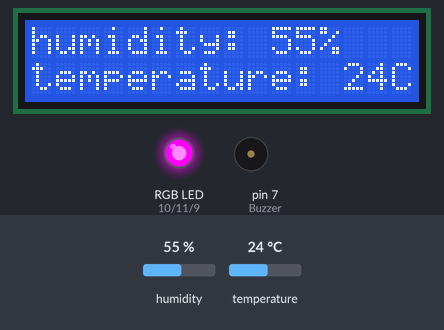
Simulated run of this sketch. Board: Arduino Uno, built with avr-gcc and run on an emulated ATmega328P. On the bench: 16×2 character LCD, an RGB LED mixed from three pins (HIGH = lit), buzzer (waves = sounding). Dashed ring = blinking. Inputs (shaded band) come from the test bench; at power-on: temperature 24 °C, humidity 55 %.

Above: at 1.2 s.
1.3 s: temperature set to 27 °C
At 2.9 s:
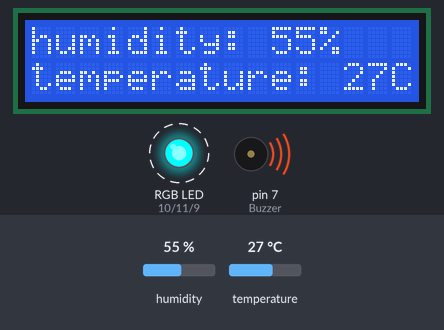
7.4 s: temperature set to 12 °C
At 9.6 s:
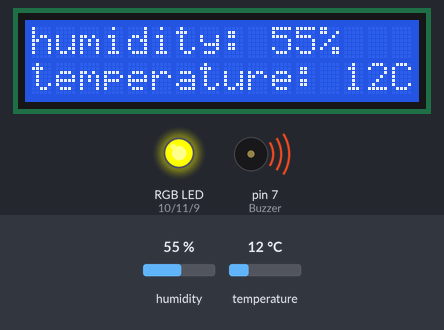
10.2 s: humidity set to 22 %
At 11.7 s:
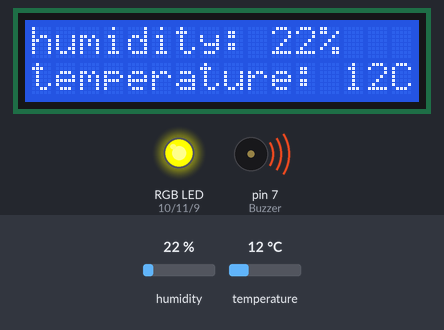
13.0 s: humidity set to 40 %
At 15.9 s:
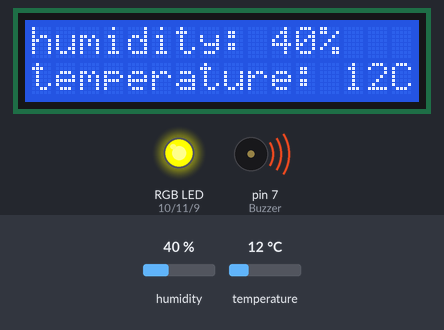
Timing chart, 0 to 17.0 s (numbered marks = the images above; inputs shaded):
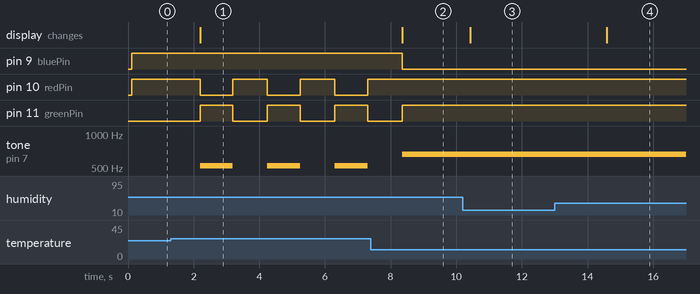

The sketch:

LCD_TEMP_RGB_buzzer.ino
```cpp
#include <Wire.h>
#include <LiquidCrystal_I2C.h>
LiquidCrystal_I2C lcd(0x27,16,2); // 접근주소: 0x3F or 0x27
#include <DHT.h> //15번코드
#define DHTPIN A1
#define DHTTYPE DHT11
DHT dht(DHTPIN, DHTTYPE);
int redPin = 10; //2번코드
int greenPin = 11;
int bluePin = 9;
int Buzzer = 7; //7번코드

void setup()
{
  lcd.init();
  lcd.backlight();
   pinMode(redPin, OUTPUT);
 pinMode(greenPin, OUTPUT);
 pinMode(bluePin, OUTPUT);
   pinMode(Buzzer, OUTPUT);

}

void loop()
{
  int h = dht.readHumidity();
  int t = dht.readTemperature();
  lcd.setCursor(0,0);
  lcd.print("humidity: ");lcd.print(h);lcd.print("%");
  lcd.setCursor(0,1);
  lcd.print("temperature: ");lcd.print(t);lcd.print("C");

  if(t>=26){
    setColor(0, 255, 255); // 2번코드
    tone(Buzzer, 523);
    delay(1000);
  }
  if(t<20){
  setColor(255, 255, 0); // blue
    tone(Buzzer, 659);
  delay(1000);
  }
  if(t<26, t>20) {
      setColor(255, 0, 255); // green
      noTone(Buzzer);
  delay(1000);

  }
}

void setColor(int red, int green, int blue) //2번 코드
{
  analogWrite(redPin, red);
  analogWrite(greenPin, green);
  analogWrite(bluePin, blue);
}
```

Measured:
- the behaviour switches between 25 and 26 °C on temperature (found by bisection; images 0 and 1)
- after the input at 1.3 s, pin 10 (redPin): alternates HIGH for 1.1 s and LOW for 1.0 s, starting after 0.90 s; pin 11 (greenPin): alternates HIGH for 1.0 s and LOW for 1.1 s, starting after 0.90 s; tone on pin 7 (Buzzer): alternates 523 Hz for 1.0 s and silent for 1.1 s, starting after 0.90 s; the display: changes after 0.90 s (image 1)
- after the input at 7.4 s, pin 9 (bluePin): HIGH → LOW after 0.95 s; pin 10 (redPin): stays HIGH (without the input it goes to LOW after 0.95 s); pin 11 (greenPin): goes on until 8.4 s, then stays HIGH; the display: changes after 0.95 s (image 2)
- after the input at 10.2 s, the display: changes after 0.23 s (image 3)
- after the input at 13.0 s, the display: changes after 1.6 s (image 4)
